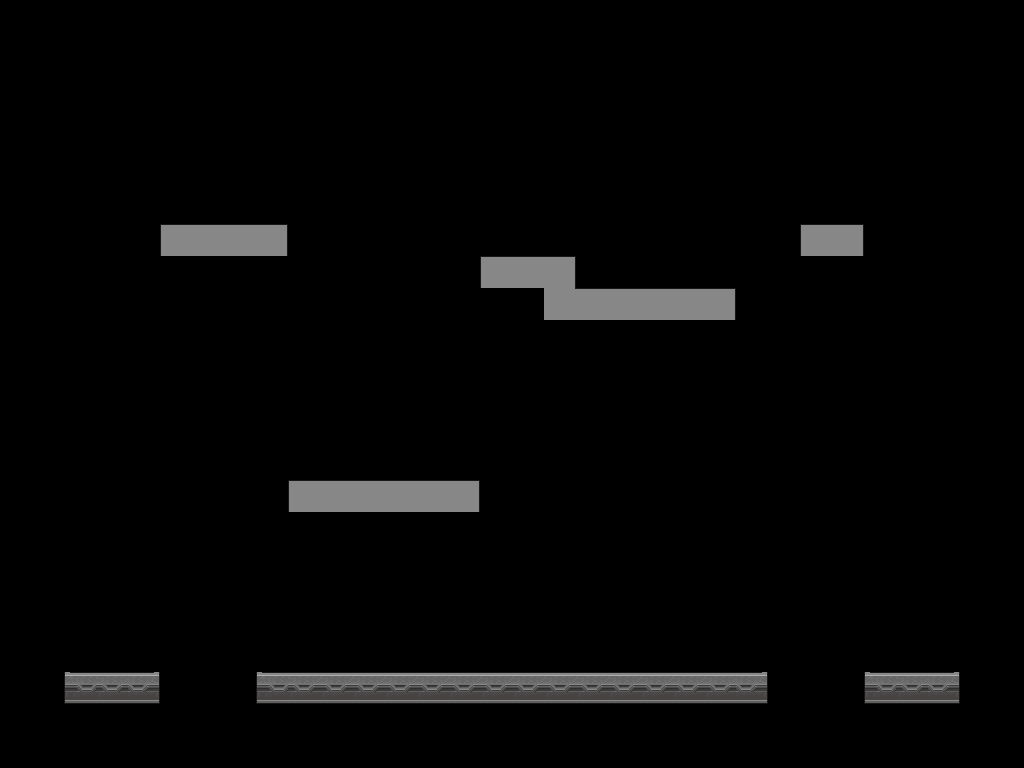

Below is a game level as drawn by its tile map, then a one-line description and the .tmx file that defines it, in full:
An orthogonal 32x24 tile map with 32x32 px tiles, 1 tile layer (level2), 2 hidden layers not drawn.

<map version="1.0" orientation="orthogonal" renderorder="right-down" width="32" height="24" tilewidth="32" tileheight="32" nextobjectid="1">
 <tileset firstgid="1" name="one" tilewidth="32" tileheight="32">
  <image source="originals/level.png" width="256" height="256" />
 </tileset>
 <layer name="Tile Layer 1" width="32" height="24" visible="0">
  <data encoding="csv">
5,5,5,5,5,5,5,5,5,5,5,5,5,5,5,5,5,5,5,5,5,5,5,5,5,5,5,5,5,5,5,5,
5,5,5,5,5,5,5,5,5,5,5,5,5,5,5,5,5,5,5,5,5,5,5,5,5,5,5,5,5,5,5,5,
5,5,3,3,3,3,3,3,3,3,3,3,3,5,5,5,5,5,5,5,3,3,3,3,3,3,3,3,3,3,5,5,
5,5,13,13,13,13,13,13,13,13,13,13,13,5,5,5,5,5,5,5,13,13,13,13,13,13,13,13,13,13,5,5,
5,5,13,13,13,13,13,13,13,13,13,13,13,3,3,3,3,3,3,3,13,13,13,13,13,13,13,13,13,13,5,5,
5,5,13,13,13,13,13,13,13,13,13,13,13,13,13,13,13,13,13,13,13,13,13,13,13,13,13,13,13,13,5,5,
5,5,13,13,13,13,13,13,13,13,13,13,13,13,13,13,13,13,13,13,13,13,13,13,13,13,13,13,13,13,5,5,
5,5,13,13,13,13,13,13,13,13,13,13,13,13,13,13,13,13,13,13,13,13,13,13,13,13,13,13,13,13,5,5,
5,5,13,13,13,13,13,13,13,13,13,13,13,13,13,13,13,13,13,13,13,13,13,13,13,13,13,13,13,13,5,5,
5,5,13,13,13,13,13,13,13,13,13,13,13,13,13,13,13,13,13,13,13,13,13,13,13,13,13,13,13,13,5,5,
5,5,13,13,13,13,13,13,13,13,13,13,13,13,13,13,13,13,13,13,13,13,13,13,13,13,13,13,13,13,5,5,
5,5,13,13,13,13,13,13,13,13,13,13,13,13,13,13,13,13,13,13,13,13,13,13,13,13,13,13,13,13,5,5,
5,5,13,13,13,13,13,13,13,13,13,13,13,13,13,13,13,13,13,13,13,13,13,13,13,13,13,13,13,13,5,5,
5,5,13,13,13,13,13,13,13,13,13,13,13,13,13,13,13,13,13,13,13,13,13,13,13,13,13,13,13,13,5,5,
5,5,13,13,13,13,13,13,13,13,13,13,13,13,13,13,13,13,13,13,13,13,13,13,13,13,13,13,13,13,5,5,
5,5,13,13,13,13,13,13,13,41,33,33,33,33,42,13,13,13,13,13,13,13,13,13,13,13,13,13,13,13,5,5,
5,5,13,13,13,13,13,13,13,49,35,35,35,35,50,13,13,13,13,13,13,13,13,13,13,13,13,13,13,13,5,5,
5,5,13,13,13,13,13,13,13,13,13,13,13,13,13,13,13,13,13,13,13,13,13,13,13,13,13,13,13,13,5,5,
5,5,13,13,13,13,13,13,13,13,13,13,13,13,13,13,13,13,13,13,13,13,13,13,13,13,13,13,13,13,5,5,
5,5,13,13,13,13,13,13,13,13,13,13,13,13,13,13,13,13,13,13,13,13,13,13,3,3,3,13,13,13,5,5,
5,5,13,13,13,5,5,5,13,13,13,13,13,13,13,13,13,13,13,13,13,13,13,13,5,5,5,13,13,13,5,5,
5,5,3,3,3,5,5,5,13,13,13,13,13,13,13,13,13,13,13,13,13,13,13,13,5,5,5,13,13,5,5,5,
5,5,5,5,5,5,5,5,5,5,5,5,5,5,5,5,5,5,5,5,5,5,5,5,5,5,5,5,5,5,5,5,
5,5,5,5,5,5,5,5,5,5,5,5,5,5,5,5,5,5,5,5,5,5,5,5,5,5,5,5,5,5,5,5
</data>
 </layer>
 <layer name="wall" width="32" height="24" visible="0">
  <data encoding="csv">
0,0,0,0,0,0,0,0,0,0,0,0,0,0,0,0,0,0,0,0,0,0,0,0,0,0,0,0,0,0,0,0,
0,0,0,0,0,0,0,0,0,0,0,0,0,0,0,0,0,0,0,0,0,0,0,0,0,0,0,0,0,0,0,0,
0,0,9,11,11,11,11,11,11,11,11,11,10,0,0,0,0,0,0,0,9,11,11,11,11,11,11,11,11,10,0,0,
0,0,12,0,0,0,0,0,0,0,0,0,19,0,0,0,0,0,0,0,12,0,0,0,0,0,0,0,0,19,0,0,
0,0,12,0,0,0,0,0,0,0,0,0,25,11,11,11,20,11,11,11,26,0,0,0,0,0,0,0,0,19,0,0,
0,0,12,0,0,0,0,0,0,0,0,0,0,0,0,0,0,0,0,0,0,0,0,0,0,0,0,0,0,19,0,0,
0,0,12,0,0,0,0,0,0,0,0,0,0,0,0,0,0,0,0,0,0,0,0,0,0,0,0,0,0,19,0,0,
0,0,12,0,0,41,33,33,42,0,0,0,0,0,0,0,0,0,0,0,0,0,0,0,0,41,42,0,0,19,0,0,
0,0,12,0,0,49,35,35,50,0,0,0,0,0,0,41,33,42,0,0,0,0,0,0,0,49,50,0,0,19,0,0,
0,0,12,0,0,0,0,0,0,0,0,0,0,0,0,51,34,36,33,33,33,33,42,0,0,0,0,0,0,19,0,0,
0,0,12,0,0,0,0,0,0,0,0,0,0,0,0,51,34,34,34,34,34,34,43,0,0,0,0,0,0,19,0,0,
0,0,12,0,0,0,0,0,0,0,0,0,0,0,0,49,35,35,35,35,35,35,50,0,0,0,0,0,0,19,0,0,
0,0,12,0,0,0,0,0,0,0,0,0,0,0,0,0,0,0,0,0,0,0,0,0,0,0,0,0,0,19,0,0,
0,0,12,0,0,0,0,0,0,0,0,0,0,0,0,0,0,0,0,0,0,0,0,0,0,0,0,0,0,19,0,0,
0,0,12,0,0,0,0,0,0,0,0,0,0,0,0,0,0,0,0,0,0,0,0,0,0,0,0,0,0,19,0,0,
0,0,12,0,0,0,0,0,0,0,0,0,0,0,0,0,0,0,0,0,0,0,0,0,0,0,0,0,0,19,0,0,
0,0,12,0,0,0,0,0,0,0,0,0,0,0,0,0,0,0,0,0,0,0,0,0,0,0,0,0,0,19,0,0,
0,0,12,0,0,0,0,0,0,0,0,0,0,0,0,0,0,0,0,0,0,0,0,0,0,0,0,0,0,19,0,0,
0,0,12,0,0,0,0,0,0,0,0,0,0,0,0,0,0,0,0,0,0,0,0,0,0,0,0,0,0,19,0,0,
0,0,12,0,28,11,20,11,27,0,0,0,0,0,0,0,0,0,0,0,0,0,0,28,11,20,11,27,0,19,0,0,
0,0,12,0,19,0,0,0,12,0,0,0,0,0,0,0,0,0,0,0,0,0,0,19,0,0,0,12,0,19,0,0,
0,0,17,11,18,0,0,0,17,11,11,11,11,11,11,11,11,11,11,11,11,11,11,18,0,0,0,17,11,18,0,0,
0,0,0,0,0,0,0,0,0,0,0,0,0,0,0,0,0,0,0,0,0,0,0,0,0,0,0,0,0,0,0,0,
0,0,0,0,0,0,0,0,0,0,0,0,0,0,0,0,0,0,0,0,0,0,0,0,0,0,0,0,0,0,0,0
</data>
 </layer>
 <layer name="level2" width="32" height="24">
  <data encoding="csv">
0,0,0,0,0,0,0,0,0,0,0,0,0,0,0,0,0,0,0,0,0,0,0,0,0,0,0,0,0,0,0,0,
0,0,0,0,0,0,0,0,0,0,0,0,0,0,0,0,0,0,0,0,0,0,0,0,0,0,0,0,0,0,0,0,
0,0,0,0,0,0,0,0,0,0,0,0,0,0,0,0,0,0,0,0,0,0,0,0,0,0,0,0,0,0,0,0,
0,0,0,0,0,0,0,0,0,0,0,0,0,0,0,0,0,0,0,0,0,0,0,0,0,0,0,0,0,0,0,0,
0,0,0,0,0,0,0,0,0,0,0,0,0,0,0,0,0,0,0,0,0,0,0,0,0,0,0,0,0,0,0,0,
0,0,0,0,0,0,0,0,0,0,0,0,0,0,0,0,0,0,0,0,0,0,0,0,0,0,0,0,0,0,0,0,
0,0,0,0,0,0,0,0,0,0,0,0,0,0,0,0,0,0,0,0,0,0,0,0,0,0,0,0,0,0,0,0,
0,0,0,0,0,41,33,33,42,0,0,0,0,0,0,0,0,0,0,0,0,0,0,0,0,41,42,0,0,0,0,0,
0,0,0,0,0,0,0,0,0,0,0,0,0,0,0,41,33,42,0,0,0,0,0,0,0,0,0,0,0,0,0,0,
0,0,0,0,0,0,0,0,0,0,0,0,0,0,0,0,0,36,33,33,33,33,42,0,0,0,0,0,0,0,0,0,
0,0,0,0,0,0,0,0,0,0,0,0,0,0,0,0,0,0,0,0,0,0,0,0,0,0,0,0,0,0,0,0,
0,0,0,0,0,0,0,0,0,0,0,0,0,0,0,0,0,0,0,0,0,0,0,0,0,0,0,0,0,0,0,0,
0,0,0,0,0,0,0,0,0,0,0,0,0,0,0,0,0,0,0,0,0,0,0,0,0,0,0,0,0,0,0,0,
0,0,0,0,0,0,0,0,0,0,0,0,0,0,0,0,0,0,0,0,0,0,0,0,0,0,0,0,0,0,0,0,
0,0,0,0,0,0,0,0,0,0,0,0,0,0,0,0,0,0,0,0,0,0,0,0,0,0,0,0,0,0,0,0,
0,0,0,0,0,0,0,0,0,41,33,33,33,33,42,0,0,0,0,0,0,0,0,0,0,0,0,0,0,0,0,0,
0,0,0,0,0,0,0,0,0,0,0,0,0,0,0,0,0,0,0,0,0,0,0,0,0,0,0,0,0,0,0,0,
0,0,0,0,0,0,0,0,0,0,0,0,0,0,0,0,0,0,0,0,0,0,0,0,0,0,0,0,0,0,0,0,
0,0,0,0,0,0,0,0,0,0,0,0,0,0,0,0,0,0,0,0,0,0,0,0,0,0,0,0,0,0,0,0,
0,0,0,0,0,0,0,0,0,0,0,0,0,0,0,0,0,0,0,0,0,0,0,0,0,0,0,0,0,0,0,0,
0,0,0,0,0,0,0,0,0,0,0,0,0,0,0,0,0,0,0,0,0,0,0,0,0,0,0,0,0,0,0,0,
0,0,17,11,18,0,0,0,17,11,11,11,11,11,11,11,11,11,11,11,11,11,11,18,0,0,0,17,11,18,0,0,
0,0,0,0,0,0,0,0,0,0,0,0,0,0,0,0,0,0,0,0,0,0,0,0,0,0,0,0,0,0,0,0,
0,0,0,0,0,0,0,0,0,0,0,0,0,0,0,0,0,0,0,0,0,0,0,0,0,0,0,0,0,0,0,0
</data>
 </layer>
</map>